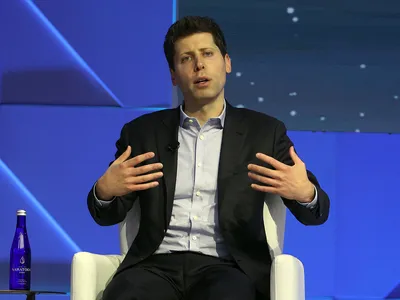
#> input picture Year_2/Semester_2/Inteligenta_Artificiala/Laboratory_2/data/images/Altman.webp, 400 x 300 px; its folder holds only this picture in this run
$ jupyter execute --allow-errors Problem_2.ipynb
#> lines starting #> are read from the running program, lines starting #| are printed output that depends on the picture
# Problem 2 & Problem 4.b
## Working with images

importing everything we need

[cell 1]
import random
import matplotlib.pyplot as plt
import numpy as np
from PIL import Image, ImageFilter
import os

Getting the list of paths of the images in the director

[cell 2]
images_director="data/images"
images=os.listdir(images_director)

Getting images loaded in a list

[cell 3]
def load_images():
    return [Image.open(os.path.join(images_director,img)) for img in images]

### Show one of the images

Getting a random image to plot .

[cell 4]
def get_random_img():
    random_image = random.randrange(0, len(images))

    image_to_plot_path = os.path.join(images_director,images[random_image])
    image_to_plot = Image.open(image_to_plot_path)
#> image_to_plot is the input picture: PIL image 400x300 RGB; mean R, G, B 64.3, 74.7, 125.3
    return image_to_plot

### Showing a random image from folder

[cell 5]
def show_one_image():
    image_to_plot=get_random_img()
    plt.imshow(image_to_plot)
    plt.axis('off')
    plt.show()
show_one_image()

### If images do not have the same dimension resize them to 128x128 and plot them all in a single image

Getting resized image
returns resized image coressponding to criteria

[cell 6]
def resize_image(image_path,target_w=128,target_height=128):
    image=Image.open(image_path)
    resized_image=image.resize((target_w,target_height))
    return resized_image

Plotting all of the images given in a grid.
    shows all of the images in a grid.

[cell 7]
def plot_grid(images,rows,cols,cmap=None):
    fig,axes=plt.subplots(rows,cols,figsize=(10,10))
    for i,ax in enumerate(axes.flat):
        ax.imshow(images[i],cmap=cmap)
        ax.axis('off')
    plt.tight_layout()
    plt.show()

Resizing all of the images in a folder

[cell 8]
def resize_images_folder():
    resized=[]
    for img in images:
        image_path=os.path.join(images_director,img)
        resized_image=resize_image(image_path,128,128)
        resized.append(resized_image)
    return resized

We verify if all of the images in the folder have the same size
    returns true- if images have the same size
    returns false- if they don t

[cell 9]
def verify_equal_dimension():
    found=-1
    size=()
    for image in images:
        image_path=os.path.join(images_director,image)
        #sunt la prima poza
        image = Image.open(image_path)
        if(found==-1):
            size=image.size
#> size = (400, 300)
            found=1
        else:
            if(size!=image.size):
                return False
    return True

#### The redimention itself
Here we verify if they need to be resize or not.
After resizing if needed, we plot the images

[cell 10]
def redimension_if_needed():
    if(verify_equal_dimension()):
        plot_grid(load_images(),3,4)
#> the loop in plot_grid, `for i,ax in enumerate(axes.flat):` made 2 passes
    else:
        plot_grid(resize_images_folder(),3,4)

#> (the rest of this cell did not finish here and is left out)

### Transform images in gray level

Gray-scale image given
    returns image gray-scaled

[cell 11]
def grayscale_image(image):
    gray_image=image.convert('L')
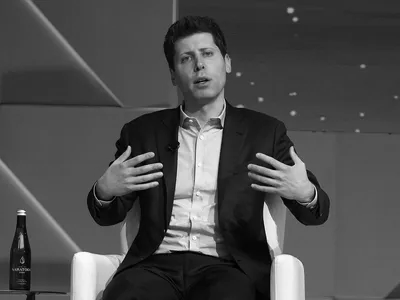
#> gray_image: PIL image 400x300 L; min 0, max 255, mean 77.4
    return  gray_image

Gray-scale all images in folder
    returns all of the images gray scaled

[cell 12]
def gray_scale_all_images():
    gray_images=[]
    for image in images:
        path=os.path.join(images_director,image)
        image=Image.open(path)
        grayed=grayscale_image(image)
        gray_images.append(grayed)
    return gray_images

Showing all of the images in the folder in gray-scale tones

[cell 13]
def show_images_in_gray_tone():
    plot_grid(gray_scale_all_images(),3,4,'gray')
#> (the rest of this cell did not finish here and is left out)

### Blur one Image and show it in before and after

Blur the image given
    returns the given image blured

[cell 14]
def blur_image(image:Image):
    image_blurred=image.filter(ImageFilter.BLUR)
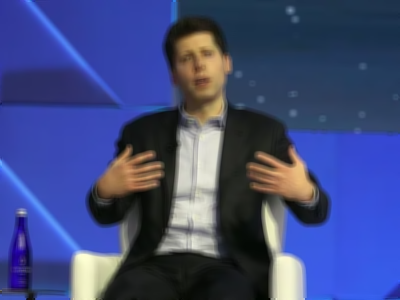
#> image_blurred: PIL image 400x300 RGB; mean R, G, B 64.3, 74.7, 125.4
    return image_blurred

Plot an image with before and after!
    It plots two images in a before and after view!

[cell 15]
def plot_b_a(og_img:Image,changed_img:Image):
    fig,(ax1,ax2)=plt.subplots(1,2,figsize=(10,6))
    ax1.imshow(og_img)
    ax1.set_title('Before')
    ax2.imshow(changed_img)
    ax2.set_title('After')
    plt.tight_layout()
    plt.show()
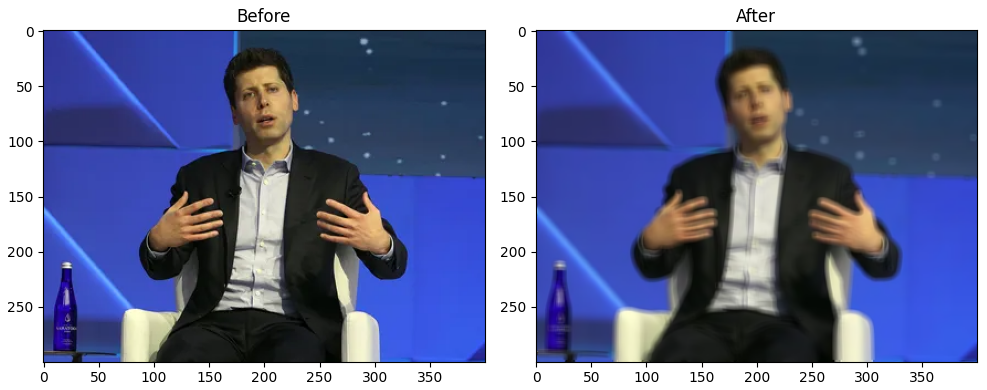
#> figure drawn by matplotlib, 2 panels

#### Actual function that will perform what we need
    It gets a random image from the folder.
    It blurs it and then it shows it in a before and after view.

[cell 16]
def blur_an_image():
    random_image=get_random_img()
    blured_image=blur_image(random_image)
    plot_b_a(random_image,blured_image)
blur_an_image()

### Identify edges of an image and showing it in a before and after look
    In detecting the edges to get a better view of them I sharpened the image first and then found the edges.

[cell 17]
def detect_edges(image):

    edges=image.filter(ImageFilter.SHARPEN).filter(ImageFilter.FIND_EDGES)
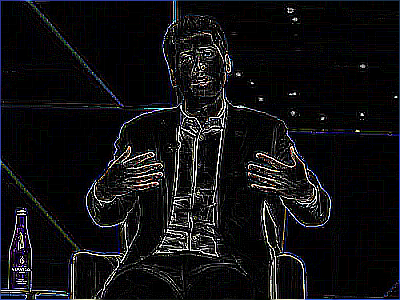
#> edges: PIL image 400x300 RGB; mean R, G, B 16.6, 16.4, 18.6
    return edges

#### This will get a random image and then show it without edges and with edges

[cell 18]
def plot_images_with_edges_b_and_a():
    random_image=get_random_img()
    edged_image=detect_edges(random_image)
    plot_b_a(random_image,edged_image)
plot_images_with_edges_b_and_a()

### Normalization of information.
####                Normalize the data through the value of pixel from the images

Normalizing through min-max.

[cell 19]
def min_max_normalize_image(image, min_value, max_value):
    normalized=(image-min_value)/(max_value-min_value)
    return normalized

Normalizing through log.

[cell 20]
def log_normalize_image(image):
    return np.log(image)

Normalizing through the method given

[cell 21]
def normalize(image,min_value,max_value,avg_value,normalization_method):
    if(normalization_method=='[0,1] scaled'):
        return min_max_normalize_image(image,min_value,max_value)
    if(normalization_method=='log'):
        return log_normalize_image(image)
    raise ValueError('Method not implemented/ does not exist')

The actual normalization of an Image.
    Before normalizing the image we should pre process it.
    We should first resize the image.
    GrayScale it.
    And then convenrting it to array.
    We flatten it for easier access of min,max and mean.

[cell 22]
def pre_processing_of_image(image,normalization_method):
#> called with image = 'Altman.webp', normalization_method = '[0,1] scaled'
    image_path=os.path.join(images_director,image)
    #to simplify the normalization i will first resize the images, else issues could happen
    image_changed=resize_image(image_path)
#> in resize_image, `resized_image=image.resize((target_w,target_height))`:
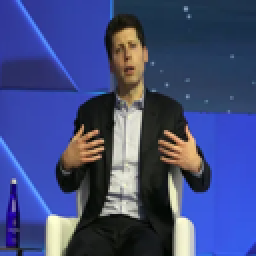
#> resized_image: PIL image 128x128 RGB (shown 2 times larger); mean R, G, B 64.3, 74.7, 125.3
    #to reduce the dimension of data i will gray scale
    image_changed=grayscale_image(image_changed)
#> in grayscale_image (call 2), `gray_image=image.convert('L')`:
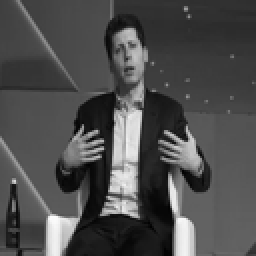
#> gray_image: PIL image 128x128 L (shown 2 times larger); min 0, max 251, mean 77.4
    #now i can transform it into an array
    image_array=np.array(image_changed)
    image_flattened=image_array.flatten()
#> image_flattened = 16384 values, max 251 at index 13849, min 0 at index 14539, mean 77.36
    #lets normalize it
    min_value=np.min(image_flattened)
#> min_value = 0
    max_value=np.max(image_flattened)
#> max_value = 251
    avg_value=np.mean(image_flattened)
#> avg_value = 77.36
    return normalize(image_flattened,min_value,max_value,avg_value,normalization_method)
#> in min_max_normalize_image, `normalized=(image-min_value)/(max_value-min_value)`: normalized = 16384 values, max 1 at index 13849, min 0 at index 14539, mean 0.308

#### Showing the normalization

[cell 23]
def normalize_images(normalization_method):
    normalized_images=[]
    for image in images:
        normalized_images.append(pre_processing_of_image(image,normalization_method))
    #transformam intr un array normalizate bidi
    normalized_array=np.array(normalized_images)
    #matrice pixeli
    matrix_pixels=normalized_array.reshape(-1)
#> matrix_pixels has the same summary as normalized in min_max_normalize_image
    plt.figure(figsize=(10,5))
    plt.hist(matrix_pixels,bins=20)
    plt.title(normalization_method+' Pixels histogram')
    plt.show()
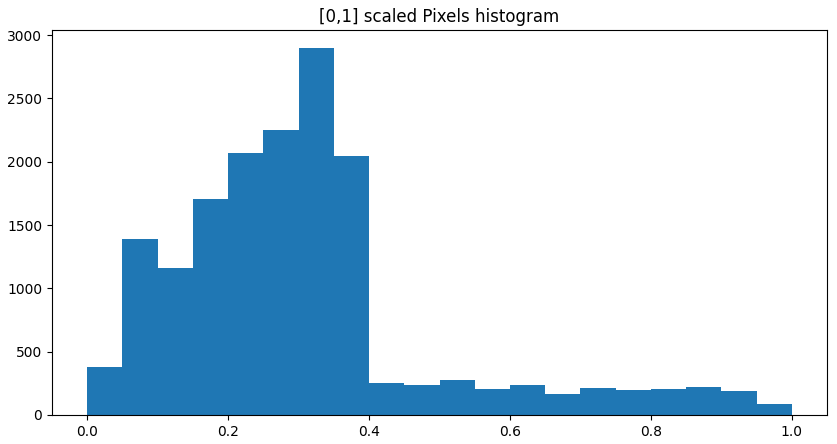
#> figure drawn by matplotlib, 1 panel; tallest bar 2895 high, from x = 0.3 to 0.35

normalize_images('[0,1] scaled')

$ run again, on Year_2/Semester_2/Inteligenta_Artificiala/Laboratory_2/data/images/Leskovec.jpg
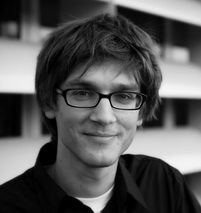
#> input picture Year_2/Semester_2/Inteligenta_Artificiala/Laboratory_2/data/images/Leskovec.jpg, 201 x 213 px
#> in get_random_img, image_to_plot is the input picture: PIL image 201x213 RGB; min 0, max 246, mean 87.2
#> the loop in plot_grid, `for i,ax in enumerate(axes.flat):` made 2 passes
#> in resize_image, `resized_image=image.resize((target_w,target_height))`:
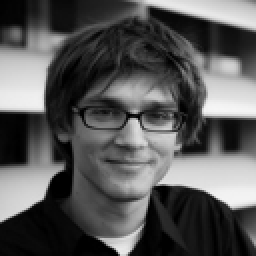
#> resized_image: PIL image 128x128 RGB (shown 2 times larger); min 0, max 246, mean 87.3
#> gray_image: PIL image 128x128 L
#> image_flattened = 16384 values, max 246 at index 7019, min 0 at index 3925, mean 87.25
#> min_value = 0
#> max_value = 246
#> avg_value = 87.25
#> normalized = 16384 values, max 1 at index 7019, min 0 at index 3925, mean 0.355
#> matrix_pixels has the same summary as normalized in min_max_normalize_image
#> in normalize_images, `plt.show()`:
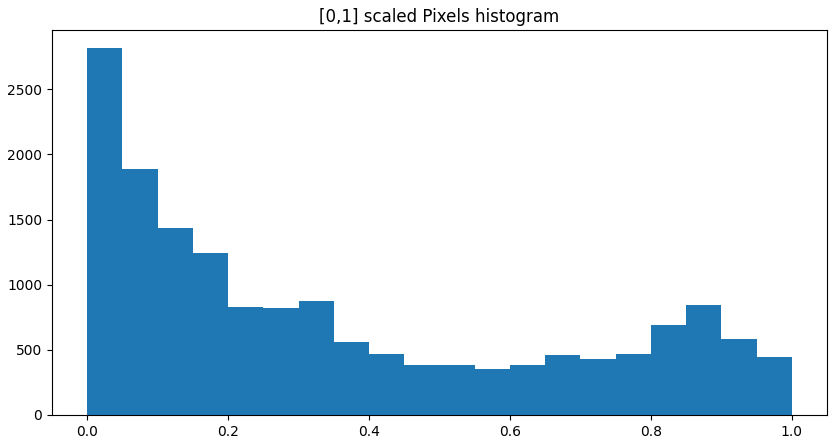
#> figure drawn by matplotlib, 1 panel; tallest bar 2815 high, from x = -3.47e-18 to 0.05

$ run again, on Year_2/Semester_2/Inteligenta_Artificiala/Laboratory_2/data/images/Norvig.jpg
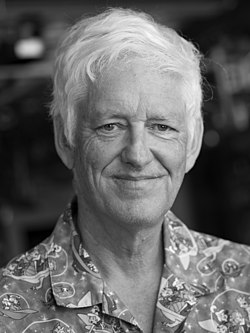
#> input picture Year_2/Semester_2/Inteligenta_Artificiala/Laboratory_2/data/images/Norvig.jpg, 250 x 333 px
#> in get_random_img, image_to_plot is the input picture: PIL image 250x333 L; min 0, max 255, mean 100.3
#> the loop in plot_grid, `for i,ax in enumerate(axes.flat):` made 2 passes
#> in resize_image, `resized_image=image.resize((target_w,target_height))`:
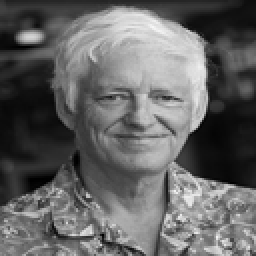
#> resized_image: PIL image 128x128 L (shown 2 times larger); min 0, max 247, mean 100.3
#> image_flattened = 16384 values, max 247 at index 1740, min 0 at index 2953, mean 100.3
#> min_value = 0
#> max_value = 247
#> avg_value = 100.3
#> normalized = 16384 values, max 1 at index 1740, min 0 at index 2953, mean 0.406
#> matrix_pixels has the same summary as normalized in min_max_normalize_image
#> in normalize_images, `plt.show()`:
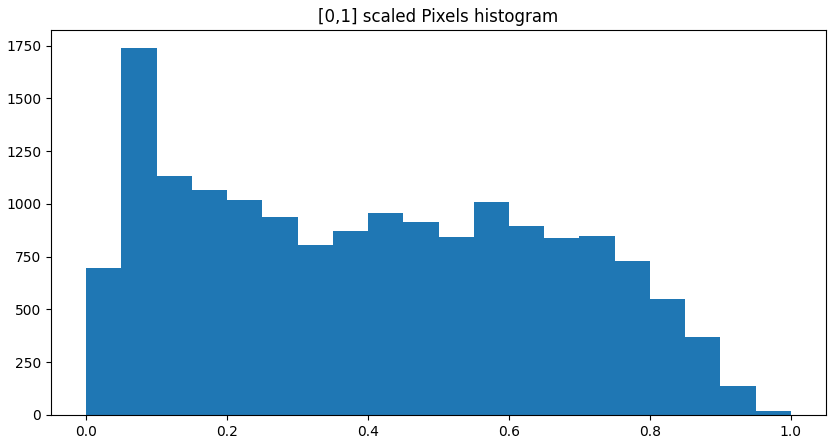
#> figure drawn by matplotlib, 1 panel; tallest bar 1737 high, from x = 0.05 to 0.1
